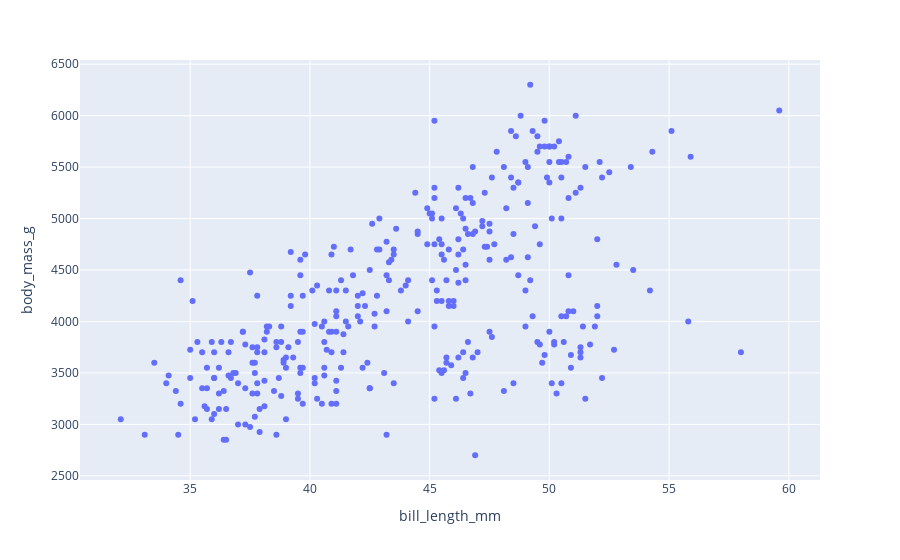

The cell this chart's notebook holds for it:
### Code cell
grafico_dispersion = px.scatter(penguins_data, 'bill_length_mm', 'body_mass_g')
grafico_dispersion.show()

### Figure 1 — Plotly figure (JSON) as saved in the notebook; plotly's stock layout.template omitted (floating-point values rounded to 4 significant figures; data arrays with more than 128 entries replaced by an {"elided": "..."} marker saying what was removed)
{"data": [{"hovertemplate": "bill_length_mm=%{x}<br>body_mass_g=%{y}<extra></extra>", "legendgroup": "", "marker": {"color": "#636efa", "symbol": "circle"}, "mode": "markers", "name": "", "orientation": "v", "showlegend": false, "type": "scatter", "x": {"elided": "344 float values"}, "xaxis": "x", "y": {"elided": "344 int values"}, "yaxis": "y"}], "layout": {"legend": {"tracegroupgap": 0}, "margin": {"t": 60}, "xaxis": {"anchor": "y", "domain": [0, 1], "title": {"text": "bill_length_mm"}}, "yaxis": {"anchor": "x", "domain": [0, 1], "title": {"text": "body_mass_g"}}}}
